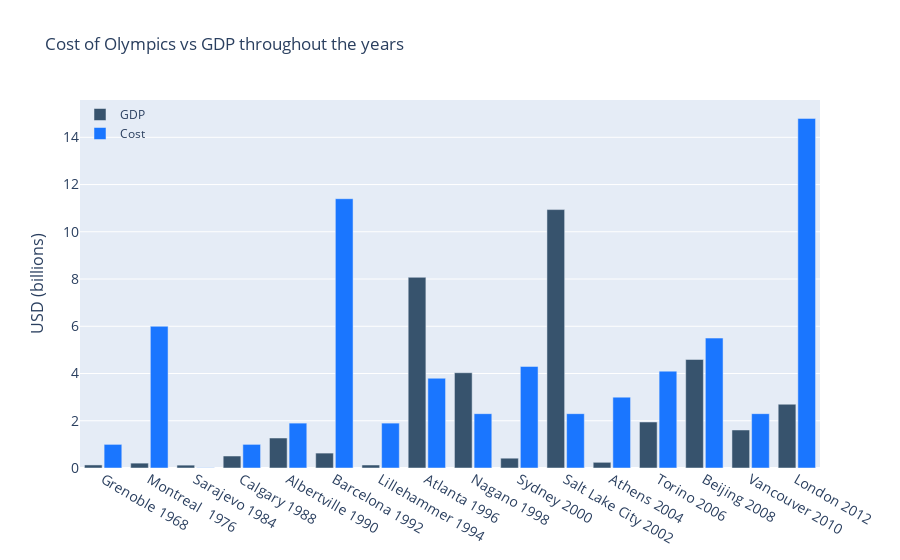

Notebook cell for this chart:
### Markdown cell above
# Cost vs GDP of host countries

### Code cell
import plotly.graph_objects as go

cities = cost_gdp['City'].tolist()[::-1]
years = cost_gdp['Year'].tolist()[::-1]

cities_years = [cities[i] + ' '+  str(years[i]) for i in range(len(cities))] 
fig = go.Figure()
fig.add_trace(go.Bar(x=cities_years,
                y=cost_gdp['GDP at date'].tolist()[::-1],
                name='GDP',
                marker_color='rgb(55, 83, 109)'
                ))
fig.add_trace(go.Bar(x=cities_years,
                y=cost_gdp['Cost'].tolist()[::-1],
                name='Cost',
                marker_color='rgb(26, 118, 255)'
                ))

fig.update_layout(
    title='Cost of Olympics vs GDP throughout the years',
    xaxis_tickfont_size=14,
    yaxis=dict(
        title='USD (billions)',
        titlefont_size=16,
        tickfont_size=14,
    ),
    legend=dict(
        x=0,
        y=1.0,
        bgcolor='rgba(255, 255, 255, 0)',
        bordercolor='rgba(255, 255, 255, 0)'
    ),
    barmode='group',
    bargap=0.15, # gap between bars of adjacent location coordinates.
    bargroupgap=0.1 # gap between bars of the same location coordinate.
)
fig.show()

### Figure 1 — Plotly figure (JSON) as saved in the notebook; plotly's stock layout.template omitted (floating-point values rounded to 4 significant figures)
{"data": [{"marker": {"color": "rgb(55, 83, 109)"}, "name": "GDP", "type": "bar", "x": ["Grenoble 1968", "Montreal  1976", "Sarajevo 1984", "Calgary 1988", "Albertville 1990", "Barcelona 1992", "Lillehammer 1994", "Atlanta 1996", "Nagano 1998", "Sydney 2000", "Salt Lake City 2002", "Athens 2004", "Torino 2006", "Beijing 2008", "Vancouver 2010", "London 2012"], "y": [0.129, 0.206, 0.121, 0.507, 1.269, 0.631, 0.127, 8.073, 4.033, 0.415, 10.94, 0.241, 1.948, 4.594, 1.61, 2.7]}, {"marker": {"color": "rgb(26, 118, 255)"}, "name": "Cost", "type": "bar", "x": ["Grenoble 1968", "Montreal  1976", "Sarajevo 1984", "Calgary 1988", "Albertville 1990", "Barcelona 1992", "Lillehammer 1994", "Atlanta 1996", "Nagano 1998", "Sydney 2000", "Salt Lake City 2002", "Athens 2004", "Torino 2006", "Beijing 2008", "Vancouver 2010", "London 2012"], "y": [1, 6, 0.01, 1, 1.9, 11.4, 1.9, 3.8, 2.3, 4.3, 2.3, 3, 4.1, 5.5, 2.3, 14.8]}], "layout": {"bargap": 0.15, "bargroupgap": 0.1, "barmode": "group", "legend": {"bgcolor": "rgba(255, 255, 255, 0)", "bordercolor": "rgba(255, 255, 255, 0)", "x": 0, "y": 1}, "title": {"text": "Cost of Olympics vs GDP throughout the years"}, "xaxis": {"tickfont": {"size": 14}}, "yaxis": {"tickfont": {"size": 14}, "title": {"font": {"size": 16}, "text": "USD (billions)"}}}}
